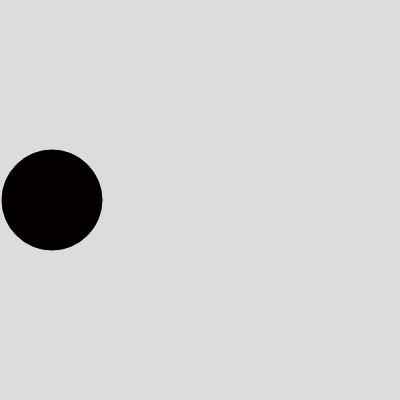
Frame 1 (no input)
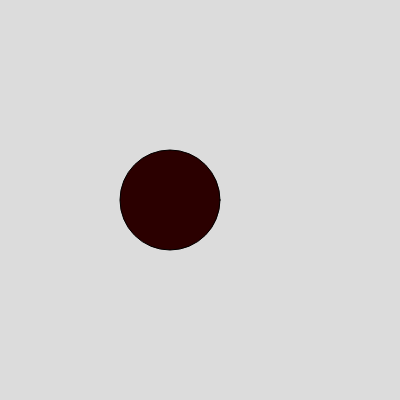
Frame 60 (no input)
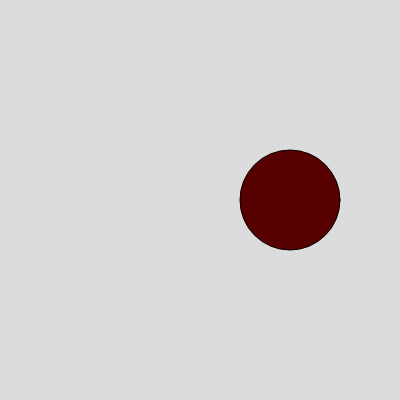
Frame 120 (the mouse pressed at the canvas centre since frame 60)

The p5.js sketch that drew these frames (run headless with seeded random() and noise() and a simulated clock; from frame 60 on, the mouse is pressed at the canvas centre):

// p5.js sketch
// ── sketch.js
class Kreis {
  constructor(x, y, radius, farbe) {
    this.x = x;
    this.y = y;
    this.radius = radius;
    this.farbe = farbe;
  }
  anzeigen() {
    fill(this.farbe);
    circle(this.x, this.y, this.radius*2);
  }
  bewegen() {
    this.x += 2;
    if(this.x > width) this.x = 0;
  }
}

class Farbkreis extends Kreis {
  constructor(x, y, radius, farbe, farbwechsel) {
    super(x, y, radius, farbe);
    this.farbwechsel = farbwechsel;
  }
  bewegen() {
    super.bewegen();
    // Farbe dynamisch ändern
    this.farbe[0] = (this.farbe[0] + this.farbwechsel) % 256;
  }
}

let fk;

function setup() {
  createCanvas(400, 400);
  fk = new Farbkreis(50, 200, 50, [255,0,0], 5);
}

function draw() {
  background(220);
  fk.bewegen();
  fk.anzeigen();
}
